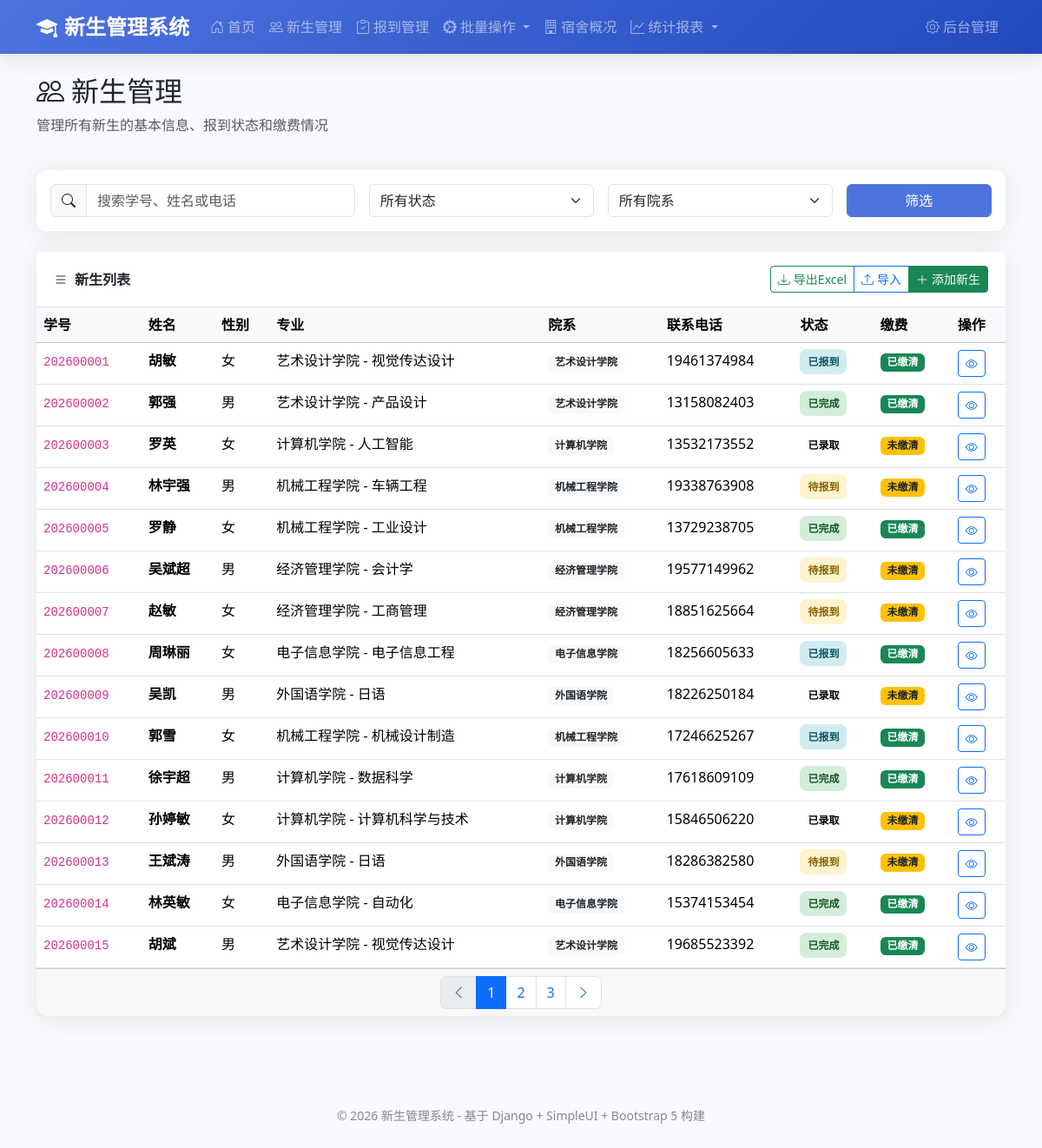
The page /students/ on the database its author committed.
### students/models.py (models this page shows, shortened)
class Student(models.Model):
    GENDER_CHOICES = [
        ('M', '男'),
        ('F', '女'),
    ]
    STATUS_CHOICES = [
        ('admitted', '已录取'),
        ('pending', '待报到'),
        ('registered', '已报到'),
        ('completed', '已完成'),
        ('deferred', '保留学籍'),
        ('cancelled', '取消入学'),
    ]
    POLITICAL_CHOICES = [
        ('masses', '群众'),
        ('league', '共青团员'),
        ('party', '中共党员'),
        ('prep', '中共预备党员'),
        ('democratic', '民主党派'),
    ]
    phone_validator = RegexValidator(
        regex=r'^1[3-9]\d{9}$',
        message='请输入有效的手机号码'
    )
    id_card_validator = RegexValidator(
        regex=r'^\d{17}[\dXx]$',
        message='请输入有效的身份证号码'
    )
    student_id = models.CharField('学号', max_length=20, unique=True)
    name = models.CharField('姓名', max_length=50)
    gender = models.CharField('性别', max_length=1, choices=GENDER_CHOICES)
    id_card = models.CharField('身份证号', max_length=18, unique=True, validators=[id_card_validator])
    birthday = models.DateField('出生日期', null=True, blank=True)
    ethnicity = models.CharField('民族', max_length=20, default='汉族')
    political_status = models.CharField('政治面貌', max_length=20, choices=POLITICAL_CHOICES, default='masses')
    photo = models.ImageField('照片', upload_to='photos/', blank=True, null=True)
    phone = models.CharField('联系电话', max_length=20, validators=[phone_validator])
    email = models.EmailField('邮箱', blank=True)
    qq = models.CharField('QQ号', max_length=20, blank=True)
    wechat = models.CharField('微信号', max_length=50, blank=True)
    department = models.ForeignKey(
        Department,
        on_delete=models.SET_NULL,
        null=True,
        related_name='students',
        verbose_name='院系'
    )
    major = models.ForeignKey(
        Major,
        on_delete=models.SET_NULL,
        null=True,
        related_name='students',
        verbose_name='专业'
    )
    student_class = models.ForeignKey(
        StudentClass,
        on_delete=models.SET_NULL,
        null=True,
        blank=True,
        related_name='students',
        verbose_name='班级'
    )
    enrollment_year = models.IntegerField('入学年份')
    admission_ticket = models.CharField('准考证号', max_length=30, blank=True)
    exam_score = models.DecimalField('高考成绩', max_digits=6, decimal_places=2, null=True, blank=True)
    dormitory = models.ForeignKey(
        DormitoryRoom,
        on_delete=models.SET_NULL,
        null=True,
        blank=True,
        related_name='students',
        verbose_name='宿舍'
    )
    bed_number = models.CharField('床位号', max_length=10, blank=True)
    status = models.CharField('状态', max_length=20, choices=STATUS_CHOICES, default='admitted')
    registration_date = models.DateTimeField('报到时间', null=True, blank=True)
    home_address = models.TextField('家庭地址', blank=True)
    home_postcode = models.CharField('邮政编码', max_length=10, blank=True)
    emergency_contact = models.CharField('紧急联系人', max_length=50, blank=True)
    emergency_relation = models.CharField('与本人关系', max_length=20, blank=True)
    emergency_phone = models.CharField('紧急联系电话', max_length=20, blank=True)
    remark = models.TextField('备注', blank=True)
    user = models.OneToOneField(
        User,
        on_delete=models.SET_NULL,
        null=True,
        blank=True,
        related_name='student_profile',
        verbose_name='关联用户'
    )
    created_at = models.DateTimeField('创建时间', auto_now_add=True)
    updated_at = models.DateTimeField('更新时间', auto_now=True)
    class Meta:
        verbose_name = '新生'
        verbose_name_plural = '新生管理'
        ordering = ['-enrollment_year', 'student_id']
        indexes = [
            models.Index(fields=['student_id']),
            models.Index(fields=['id_card']),
            models.Index(fields=['status']),
            models.Index(fields=['enrollment_year']),
        ]
    @property
    def total_tuition(self):
        return sum(fee.amount for fee in self.fee_items.all())
    @property
    def paid_tuition(self):
        return sum(
            payment.amount
            for payment in self.payments.filter(status='confirmed')
        )
    @property
    def is_paid(self):
        return self.paid_tuition >= self.total_tuition

class Major(models.Model):
    DEGREE_CHOICES = [
        ('bachelor', '本科'),
        ('master', '硕士'),
        ('doctor', '博士'),
        ('junior', '专科'),
    ]
    name = models.CharField('专业名称', max_length=100)
    code = models.CharField('专业代码', max_length=20, unique=True)
    department = models.ForeignKey(
        Department,
        on_delete=models.CASCADE,
        related_name='majors',
        verbose_name='所属院系'
    )
    degree = models.CharField('学历层次', max_length=20, choices=DEGREE_CHOICES, default='bachelor')
    duration = models.IntegerField('学制(年)', default=4)
    tuition_fee = models.DecimalField('学费标准(元/年)', max_digits=10, decimal_places=2, default=0)
    description = models.TextField('专业简介', blank=True)
    is_active = models.BooleanField('是否启用', default=True)
    created_at = models.DateTimeField('创建时间', auto_now_add=True)
    class Meta:
        verbose_name = '专业'
        verbose_name_plural = '专业管理'
        ordering = ['department', 'code']
    def __str__(self):
        return f"{self.department.name} - {self.name}"

class Department(models.Model):
    name = models.CharField('院系名称', max_length=100, unique=True)
    code = models.CharField('院系代码', max_length=20, unique=True)
    description = models.TextField('院系简介', blank=True)
    contact_person = models.CharField('联系人', max_length=50, blank=True)
    contact_phone = models.CharField('联系电话', max_length=20, blank=True)
    is_active = models.BooleanField('是否启用', default=True)
    created_at = models.DateTimeField('创建时间', auto_now_add=True)
    class Meta:
        verbose_name = '院系'
        verbose_name_plural = '院系管理'
        ordering = ['code']
    def __str__(self):
        return self.name

### students/views.py (the view)
# urls.py: path('students/', views.student_list, name='student_list'),
def student_list(request):
    query = request.GET.get('q', '')
    status = request.GET.get('status', '')
    department_id = request.GET.get('department', '')
    students = Student.objects.select_related('department', 'major', 'student_class', 'dormitory').all()
    if query:
        students = students.filter(
            Q(student_id__icontains=query) |
            Q(name__icontains=query) |
            Q(phone__icontains=query)
        )
    if status:
        students = students.filter(status=status)
    if department_id:
        students = students.filter(department_id=department_id)
    paginator = Paginator(students, 15)
    page_number = request.GET.get('page')
    page_obj = paginator.get_page(page_number)
    departments = Department.objects.filter(is_active=True)
    context = {
        'page_obj': page_obj,
        'query': query,
        'status': status,
        'department_id': department_id,
        'departments': departments,
    }
    return render(request, 'students/student_list.html', context)

### templates/students/student_list.html (shortened to what this page needs)
{% extends 'base.html' %}
{% block content %}
<div class="row mb-4">
    <div class="col-12">
        <h2><i class="bi bi-people me-2"></i>新生管理</h2>
        <p class="text-muted">管理所有新生的基本信息、报到状态和缴费情况</p>
    </div>
</div>
<div class="card mb-4">
    <div class="card-body">
        <form method="get" class="row g-3">
            <div class="col-md-4">
                <div class="input-group">
                    <span class="input-group-text"><i class="bi bi-search"></i></span>
                    <input type="text" name="q" class="form-control" placeholder="搜索学号、姓名或电话" value="{{ query }}">
                </div>
            </div>
            <div class="col-md-3">
                <select name="status" class="form-select">
                    <option value="">所有状态</option>
                </select>
            </div>
            <div class="col-md-3">
                <select name="department" class="form-select">
                    <option value="">所有院系</option>
                </select>
            </div>
            <div class="col-md-2">
                <button type="submit" class="btn btn-primary w-100">筛选</button>
            </div>
        </form>
    </div>
</div>
<div class="card">
    <div class="card-header d-flex justify-content-between align-items-center">
        <span><i class="bi bi-list me-2"></i>新生列表</span>
        <div class="btn-group">
            <a href="{% url 'students:export_students' %}?status={{ status }}&department={{ department_id }}" class="btn btn-sm btn-outline-success">
                <i class="bi bi-download me-1"></i>导出Excel
            </a>
            <a href="{% url 'students:import_students' %}" class="btn btn-sm btn-outline-primary">
                <i class="bi bi-upload me-1"></i>导入
            </a>
            <a href="/admin/students/student/add/" class="btn btn-sm btn-success" target="_blank">
                <i class="bi bi-plus-lg me-1"></i>添加新生
            </a>
        </div>
    </div>
    <div class="card-body p-0">
        <div class="table-responsive">
            <table class="table table-hover mb-0">
                <thead class="table-light">
                    <tr>
                        <th>学号</th>
                        <th>姓名</th>
                        <th>性别</th>
                        <th>专业</th>
                        <th>院系</th>
                        <th>联系电话</th>
                        <th>状态</th>
                        <th>缴费</th>
                        <th>操作</th>
                    </tr>
                </thead>
                <tbody>
                    {% for student in page_obj %}
                    <tr>
                        <td><code>{{ student.student_id }}</code></td>
                        <td><strong>{{ student.name }}</strong></td>
                        <td>{{ student.get_gender_display }}</td>
                        <td>{{ student.major }}</td>
                        <td><span class="badge bg-light text-dark">{{ student.department }}</span></td>
                        <td>{{ student.phone }}</td>
                        <td>
                            <span class="badge-status status-{{ student.status }}">
                                {{ student.get_status_display }}
                            </span>
                        </td>
                        <td>
                            {% if student.is_paid %}
                            <span class="badge bg-success">已缴清</span>
                            {% else %}
                            <span class="badge bg-warning text-dark">未缴清</span>
                            {% endif %}
                        </td>
                        <td>
                            <a href="{% url 'students:student_detail' student.pk %}" class="btn btn-sm btn-outline-primary">
                                <i class="bi bi-eye"></i>
                            </a>
                        </td>
                    </tr>
                    {% endfor %}
                </tbody>
            </table>
        </div>
    </div>
    {% if page_obj.has_other_pages %}
    <div class="card-footer">
        <nav aria-label="Page navigation">
            <ul class="pagination justify-content-center mb-0">
                {% if page_obj.has_previous %}
                <li class="page-item">
                    <a class="page-link" href="?page={{ page_obj.previous_page_number }}{% if query %}&q={{ query }}{% endif %}{% if status %}&status={{ status }}{% endif %}{% if department %}&department={{ department }}{% endif %}">
                        <i class="bi bi-chevron-left"></i>
                    </a>
                </li>
                {% else %}
                <li class="page-item disabled">
                    <span class="page-link"><i class="bi bi-chevron-left"></i></span>
                </li>
                {% endif %}
                {% for num in page_obj.paginator.page_range %}
                    {% if page_obj.number == num %}
                    <li class="page-item active">
                        <span class="page-link">{{ num }}</span>
                    </li>
                    {% elif num > page_obj.number|add:'-3' and num < page_obj.number|add:'3' %}
                    <li class="page-item">
                        <a class="page-link" href="?page={{ num }}{% if query %}&q={{ query }}{% endif %}{% if status %}&status={{ status }}{% endif %}{% if department %}&department={{ department }}{% endif %}">{{ num }}</a>
                    </li>
                    {% endif %}
                {% endfor %}
                {% if page_obj.has_next %}
                <li class="page-item">
                    <a class="page-link" href="?page={{ page_obj.next_page_number }}{% if query %}&q={{ query }}{% endif %}{% if status %}&status={{ status }}{% endif %}{% if department %}&department={{ department }}{% endif %}">
                        <i class="bi bi-chevron-right"></i>
                    </a>
                </li>
                {% else %}
                <li class="page-item disabled">
                    <span class="page-link"><i class="bi bi-chevron-right"></i></span>
                </li>
                {% endif %}
            </ul>
        </nav>
    </div>
    {% endif %}
</div>
{% endblock %}

### templates/base.html (style rules this page uses)
:root { --primary-color: #4e73df; --secondary-color: #858796; --success-color: #1cc88a; --info-color: #36b9cc; --warning-color: #f6c23e; --danger-color: #e74a3b; }
body { background-color: #f8f9fc; font-family: 'Segoe UI', Tahoma, Geneva, Verdana, sans-serif; }
.card { border: none; border-radius: 0.75rem; box-shadow: 0 0.15rem 1.75rem 0 rgba(58, 59, 69, 0.1); transition: transform 0.2s ease-in-out; }
.card-header { background-color: #fff; border-bottom: 1px solid #e3e6f0; font-weight: 600; padding: 1rem 1.25rem; }
.btn-primary { background-color: var(--primary-color); border-color: var(--primary-color); }
.badge-status { padding: 0.5em 0.75em; font-size: 0.75em; font-weight: 600; border-radius: 0.5rem; }
.status-pending { background-color: #fff3cd; color: #856404; }
.status-registered { background-color: #d1ecf1; color: #0c5460; }
.status-completed { background-color: #d4edda; color: #155724; }

### rows shown on the page
Student: student_id "202600001", name "胡敏", gender "女", major "艺术设计学院 - 视觉传达设计", department "艺术设计学院", phone "19461374984", status "已报到", shows "已缴清"
Student: student_id "202600002", name "郭强", gender "男", major "艺术设计学院 - 产品设计", department "艺术设计学院", phone "13158082403", status "已完成", shows "已缴清"
Student: student_id "202600003", name "罗英", gender "女", major "计算机学院 - 人工智能", department "计算机学院", phone "13532173552", status "已录取", shows "未缴清"
Student: student_id "202600004", name "林宇强", gender "男", major "机械工程学院 - 车辆工程", department "机械工程学院", phone "19338763908", status "待报到", shows "未缴清"
Student: student_id "202600005", name "罗静", gender "女", major "机械工程学院 - 工业设计", department "机械工程学院", phone "13729238705", status "已完成", shows "已缴清"
Student: student_id "202600006", name "吴斌超", gender "男", major "经济管理学院 - 会计学", department "经济管理学院", phone "19577149962", status "待报到", shows "未缴清"
Student: student_id "202600007", name "赵敏", gender "女", major "经济管理学院 - 工商管理", department "经济管理学院", phone "18851625664", status "待报到", shows "未缴清"
Student: student_id "202600008", name "周琳丽", gender "女", major "电子信息学院 - 电子信息工程", department "电子信息学院", phone "18256605633", status "已报到", shows "已缴清"
Student: student_id "202600009", name "吴凯", gender "男", major "外国语学院 - 日语", department "外国语学院", phone "18226250184", status "已录取", shows "未缴清"
Student: student_id "202600010", name "郭雪", gender "女", major "机械工程学院 - 机械设计制造", department "机械工程学院", phone "17246625267", status "已报到", shows "已缴清"
Student: student_id "202600011", name "徐宇超", gender "男", major "计算机学院 - 数据科学", department "计算机学院", phone "17618609109", status "已完成", shows "已缴清"
Student: student_id "202600012", name "孙婷敏", gender "女", major "计算机学院 - 计算机科学与技术", department "计算机学院", phone "15846506220", status "已录取", shows "未缴清"
Student: student_id "202600013", name "王斌涛", gender "男", major "外国语学院 - 日语", department "外国语学院", phone "18286382580", status "待报到", shows "未缴清"
Student: student_id "202600014", name "林英敏", gender "女", major "电子信息学院 - 自动化", department "电子信息学院", phone "15374153454", status "已完成", shows "已缴清"
Student: student_id "202600015", name "胡斌", gender "男", major "艺术设计学院 - 视觉传达设计", department "艺术设计学院", phone "19685523392", status "已完成", shows "已缴清"

### other values the page prints
{{ num }} "1"
{{ num }} "2" "3"
